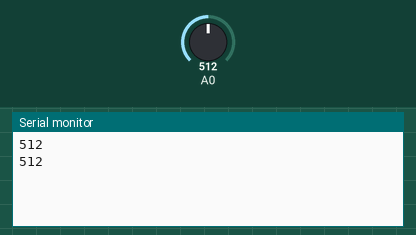
This sketch was run on a simulated Arduino Uno, built with avr-gcc and run on an emulated ATmega328P. Parts: the last lines printed to the serial monitor. Inputs (shaded band) come from the test bench; at power-on: A0 = 512.

Above: at 1.2 s.
1.3 s: A0 set to 716
At 2.6 s:
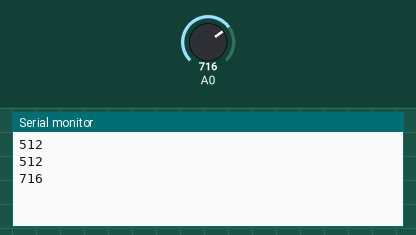
2.8 s: A0 set to 900
At 3.8 s:
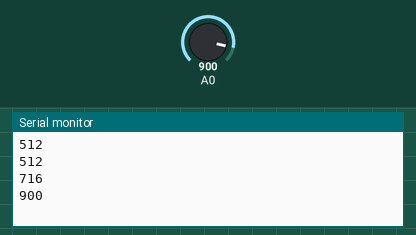
Timing chart, 0 to 5.8 s (numbered marks = the images above; inputs shaded):
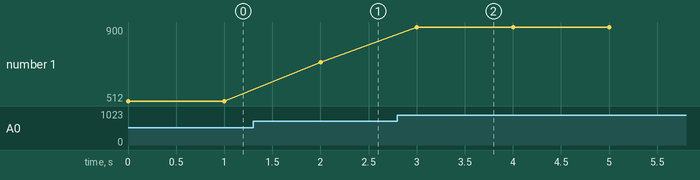

The sketch:

1.ino
```cpp
//#define IR A0 // define signal pin
//#define model 20150 // used 1080 because model GP2Y0A21YK0F is used
// Sharp IR code for Robojax.com
// ir: the pin where your sensor is attached
// model: an int that determines your sensor:  1080 for GP2Y0A21Y
//                                            20150 for GP2Y0A02Y
//                                            430 for GP2Y0A41SK
/*
2 to 15 cm GP2Y0A51SK0F	use 1080
4 to 30 cm GP2Y0A41SK0F / GP2Y0AF30 series	use 430
10 to 80 cm GP2Y0A21YK0F	use 1080
10 to 150 cm GP2Y0A60SZLF	use 10150
20 to 150 cm GP2Y0A02YK0F	use 20150
100 to 550 cm GP2Y0A710K0F	use 100550

 */

//SharpIR SharpIR(IR, model);
void setup() {
    // Sharp IR code for Robojax.com
 Serial.begin(9600);
 //Serial.println("Robojax Sharp IR  ");
}

/*void loop() {
    // Sharp IR code for Robojax.com
    delay(500);

  unsigned long startTime=millis();  // takes the time before the loop on the library begins

  int dis=SharpIR.getDistance();  // this returns the distance to the object you're measuring

  // Sharp IR code for Robojax.com

  Serial.print("Mean distance: ");  // returns it to the serial monitor
  Serial.println(dis);
  //Serial.println(analogRead(A0));
  unsigned long endTime=millis()-startTime;  // the following gives you the time taken to get the measurement
 Serial.print("Time taken (ms): ");
 Serial.println(endTime);
     // Sharp IR code for Robojax.com

 Serial.println(SharpIR.getDistance());
}*/
void loop () {
int val= analogRead (A0);
//Serial.println(exp(8.5841-log(val)));
//delay (990);
Serial.println(analogRead(A0));
delay(1000);

}
```

Measured:
- after the input at 1.3 s, the serial monitor: prints a new line after 0.70 s (image 1)
- after the input at 2.8 s, the serial monitor: prints a new line after 0.20 s (image 2)
- plotted number 1: 512 → 716 after the input at 1.3 s, 716 → 900 after the input at 2.8 s
